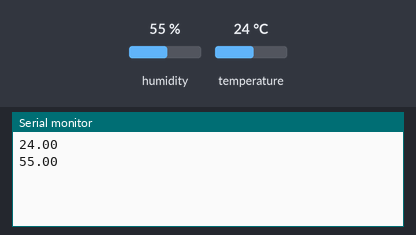
The sketch below on a simulated Arduino Uno, built with avr-gcc and run on an emulated ATmega328P. Shown: the last lines printed to the serial monitor. The test bench sets the inputs (shaded band); at power-on: humidity 55 %, temperature 24 °C.

Above: at 18.0 s.
18.1 s: humidity set to 22 %
At 20.8 s:
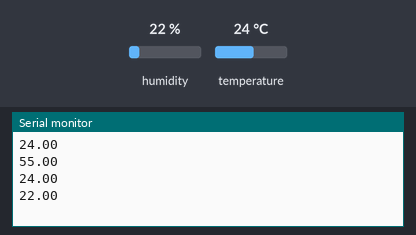
33.1 s: temperature set to 12 °C
At 40.8 s:
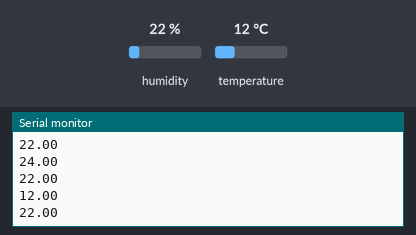
48.1 s: humidity set to 40 %
At 50.8 s:
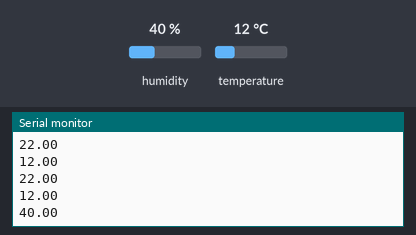
Timing chart, 0 to 52.3 s (numbered marks = the images above; inputs shaded):
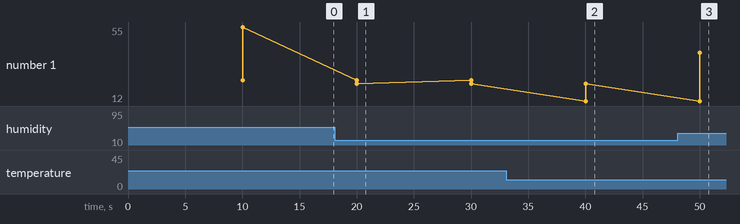

The sketch:

14-temperatureSensor.ino
```cpp
/*********
  Rui Santos
  Complete project details at https://randomnerdtutorials.com/esp8266-dht11dht22-temperature-and-humidity-web-server-with-arduino-ide/
*********/

// Import required libraries
#include <Arduino.h>
// #include <ESP8266WiFi.h>
// #include <Hash.h>
// #include <ESPAsyncTCP.h>
// #include <ESPAsyncWebServer.h>
#include <Adafruit_Sensor.h>
#include <DHT.h>


#define DHTPIN 5     // Digital pin connected to the DHT sensor

// Uncomment the type of sensor in use:
#define DHTTYPE    DHT11     // DHT 11
//#define DHTTYPE    DHT22     // DHT 22 (AM2302)
//#define DHTTYPE    DHT21     // DHT 21 (AM2301)

DHT dht(DHTPIN, DHTTYPE);

// current temperature & humidity, updated in loop()
float t = 0.0;
float h = 0.0;

// Generally, you should use "unsigned long" for variables that hold time
// The value will quickly become too large for an int to store
unsigned long previousMillis = 0;    // will store last time DHT was updated

// Updates DHT readings every 10 seconds
const long interval = 10000;


// Replaces placeholder with DHT values
String processor(const String& var){
  //Serial.println(var);
  if(var == "TEMPERATURE"){
    return String(t);
  }
  else if(var == "HUMIDITY"){
    return String(h);
  }
  return String();
}

void setup(){
  // Serial port for debugging purposes
  Serial.begin(115200);
  dht.begin();
}

void loop(){
  unsigned long currentMillis = millis();
  if (currentMillis - previousMillis >= interval) {
    // save the last time you updated the DHT values
    previousMillis = currentMillis;
    // Read temperature as Celsius (the default)
    float newT = dht.readTemperature();
    // Read temperature as Fahrenheit (isFahrenheit = true)
    //float newT = dht.readTemperature(true);
    // if temperature read failed, don't change t value
    if (isnan(newT)) {
      Serial.println("Failed to read from DHT sensor!");
    }
    else {
      t = newT;
      Serial.println(t);
    }
    // Read Humidity
    float newH = dht.readHumidity();
    // if humidity read failed, don't change h value
    if (isnan(newH)) {
      Serial.println("Failed to read from DHT sensor!");
    }
    else {
      h = newH;
      Serial.println(h);
    }
  }
}
```

Measured:
- after the input at 18.1 s, the serial monitor: prints a new line after 1.9 s (image 1)
- after the input at 33.1 s, the serial monitor: prints a new line after 6.9 s (image 2)
- after the input at 48.1 s, the serial monitor: prints a new line after 1.9 s (image 3)
- plotted number 1: 55 → 22 after the input at 18.1 s, 22 → 40 after the input at 48.1 s
